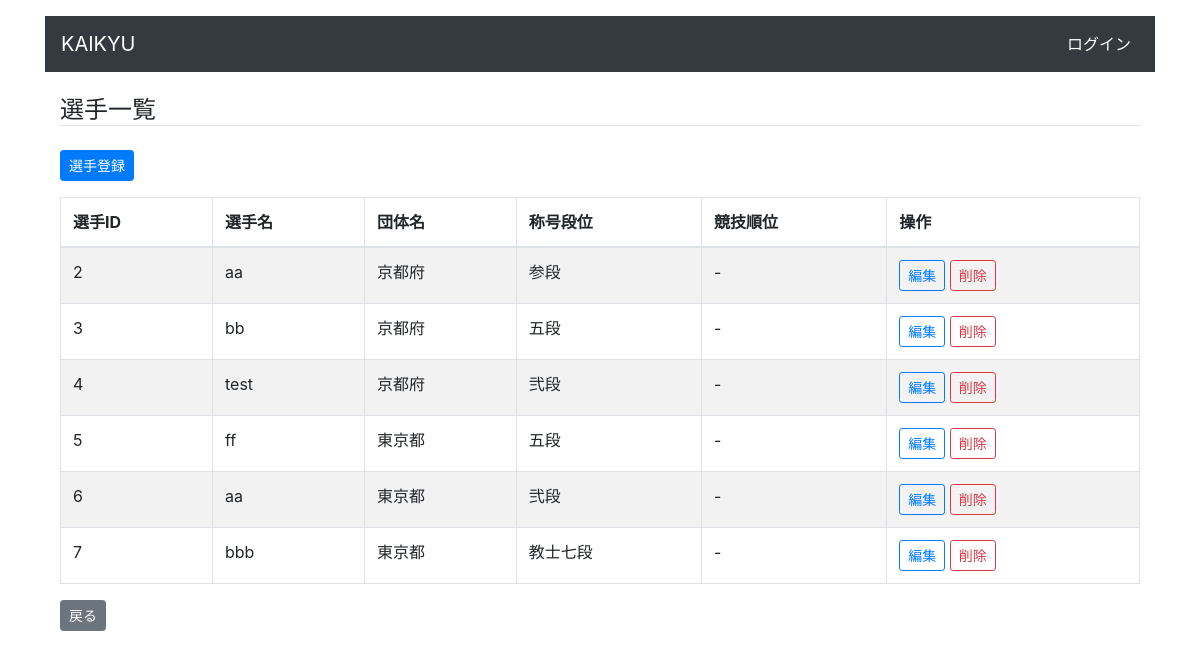
Page /cms/player_list/1 on the earlier database version.
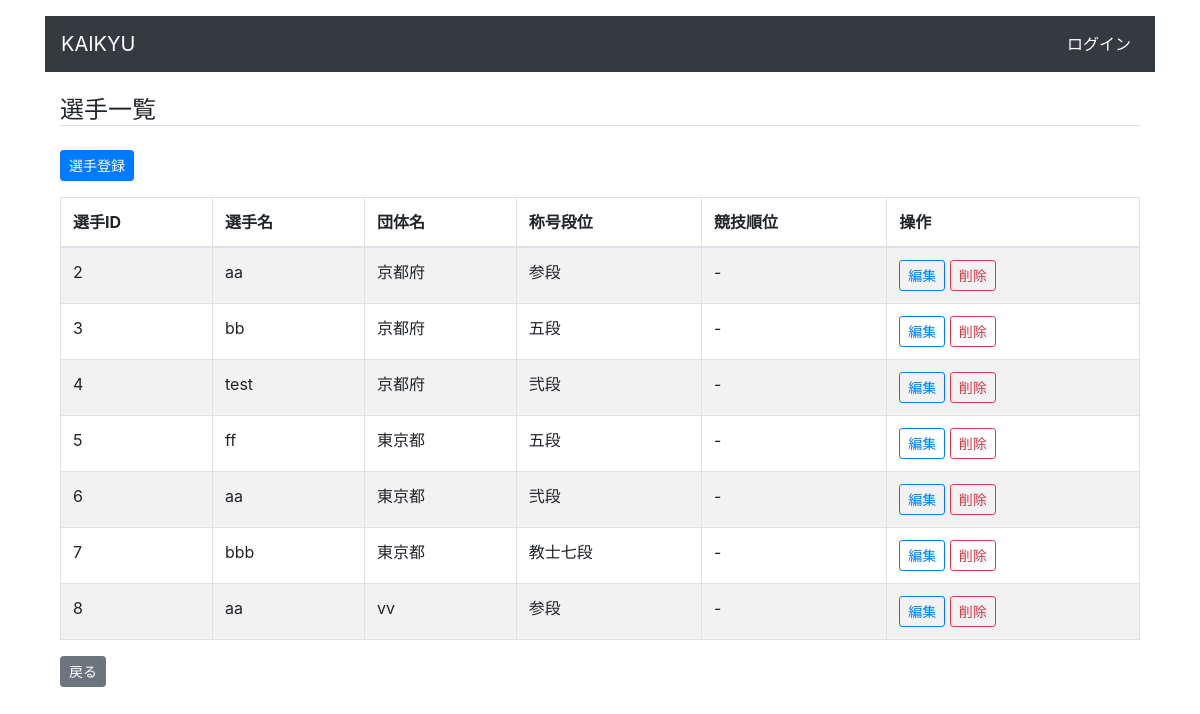
Same page on the later database version.
### cms/models.py (models this page shows, shortened)
class Player(models.Model):
    DAN_CHOICES = [
        ("初段", "初段"),
        ("弐段", "弐段"),
        ("参段", "参段"),
        ("四段", "四段"),
        ("五段", "五段"),
        ("錬士五段", "錬士五段"),
        ("錬士六段", "錬士六段"),
        ("教士六段", "教士六段"),
        ("教士七段", "教士七段"),
        ("教士八段", "教士八段"),
        ("範士八段", "範士八段")
    ]
    competition = models.ForeignKey(
        Competition, verbose_name='大会', on_delete=models.CASCADE)
    name = models.CharField('選手名', max_length=255)
    team_name = models.CharField('団体名', max_length=255)
    dan = models.CharField('称号段位', max_length=255, choices=DAN_CHOICES)
    rank = models.CharField('順位', max_length=255)

### cms/views.py (the view)
# urls.py: path('player_list/<int:competition_id>',
def player_list(request, competition_id):
    players = Player.objects.filter(
        competition_id=competition_id).values()
    return render(request, 'cms/player_list.html', {'players': players, 'competition_id': competition_id})

### cms/templates/cms/player_list.html
{% extends "cms/base.html" %}
{% block content %}
<h4 class="mt-4 border-bottom">選手一覧</h4>
<a href="{% url 'cms:add_player' competition_id=competition_id %}" class="btn btn-primary btn-sm my-3">選手登録</a>
<table class="table table-striped table-bordered">
  <thead>
    <tr>
      <th scope="col">選手ID</th>
      <th scope="col">選手名</th>
      <th scope="col">団体名</th>
      <th scope="col">称号段位</th>
      <th scope="col">競技順位</th>
      <th scope="col">操作</th>
    </tr>
  </thead>
  <tbody>
    {% for player in players %}
    <tr>
      <td>{{ player.id }}</td>
      <td>
          {{ player.name }}
      </td>
      <td>{{ player.team_name }}</td>
      <td>{{ player.dan }}</td>
      <td>{{ player.rank }}</td>
      <td>
        <a href="{% url 'cms:edit_player' competition_id=competition_id player_id=player.id %}"
          class="btn btn-outline-primary btn-sm">
          編集
        </a>
        <a href="{% url 'cms:delete_player' competition_id=competition_id player_id=player.id %}"
          class="btn btn-outline-danger btn-sm">削除</a>
      </td>
    </tr>
    {% endfor %}
  </tbody>
</table>
<a href="{% url 'cms:match_list' competition_id=competition_id %}" class="btn btn-secondary btn-sm">戻る</a>
{% endblock content %}

### cms/templates/cms/base.html (shortened to what this page needs)
{% load i18n static %}
<!DOCTYPE html>{% get_current_language as LANGUAGE_CODE %}
<html lang="{{ LANGUAGE_CODE|default:"en-us" }}">
<head>
  <link rel="stylesheet" href="{% static 'cms/css/bootstrap.min.css' %}">
</head>
<body>
  <div class="container">
    <nav class="navbar navbar-expand-sm navbar-dark bg-dark mt-3 mb-3">
      <a class="navbar-brand" href="/cms/home/">KAIKYU</a>
      <div class="collapse navbar-collapse justify-content-end">
        <ul class="navbar-nav">
          {% if user.is_authenticated %}
            <li class="nav-item active">
              <a class="nav-link">ユーザ名：{{ user.get_username }}</a>
            </li>
            <li class="nav-item active">
              <a class="nav-link" href="/accounts/logout/">ログアウト</a>
            </li>
          {% else %}
            <li class="nav-item active">
              <a class="nav-link" href="/accounts/login/">ログイン</a>
            </li>
          {% endif %}
        </ul>
      </div>
    </nav>
    <div class="container">
      {% block content %}{% endblock %}
    </div>
</body>
</html>

Differences in the rows shown:
added Player: id "8", name "aa", team_name "vv", dan "参段", rank "-"
